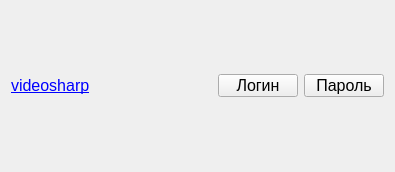
<?xml version="1.0" encoding="UTF-8"?>
<ui version="4.0">
 <class>PasswordManager</class>
 <widget class="QMainWindow" name="PasswordManager">
  <property name="geometry">
   <rect>
    <x>0</x>
    <y>0</y>
    <width>395</width>
    <height>172</height>
   </rect>
  </property>
  <property name="windowTitle">
   <string>Менеджер паролей</string>
  </property>
  <property name="windowIcon">
   <iconset>
    <normaloff>:/key.png</normaloff>:/key.png</iconset>
  </property>
  <widget class="QWidget" name="centralWidget">
   <layout class="QGridLayout" name="gridLayout">
    <item row="0" column="0">
     <widget class="QLabel" name="labelSiteTemplate">
      <property name="font">
       <font>
        <pointsize>12</pointsize>
        <underline>false</underline>
       </font>
      </property>
      <property name="autoFillBackground">
       <bool>false</bool>
      </property>
      <property name="text">
       <string>&lt;a href=&quot;http://www.videosharp.info&quot;&gt;videosharp&lt;/a&gt;</string>
      </property>
      <property name="openExternalLinks">
       <bool>true</bool>
      </property>
     </widget>
    </item>
    <item row="0" column="2">
     <widget class="QPushButton" name="pushButtonPasswordTemplate">
      <property name="minimumSize">
       <size>
        <width>80</width>
        <height>23</height>
       </size>
      </property>
      <property name="maximumSize">
       <size>
        <width>80</width>
        <height>23</height>
       </size>
      </property>
      <property name="font">
       <font>
        <pointsize>12</pointsize>
       </font>
      </property>
      <property name="text">
       <string>Пароль</string>
      </property>
     </widget>
    </item>
    <item row="0" column="1">
     <widget class="QPushButton" name="pushButtonLoginTemplate">
      <property name="minimumSize">
       <size>
        <width>80</width>
        <height>23</height>
       </size>
      </property>
      <property name="maximumSize">
       <size>
        <width>80</width>
        <height>23</height>
       </size>
      </property>
      <property name="font">
       <font>
        <pointsize>12</pointsize>
       </font>
      </property>
      <property name="text">
       <string>Логин</string>
      </property>
     </widget>
    </item>
   </layout>
  </widget>
 </widget>
 <layoutdefault spacing="6" margin="11"/>
 <resources/>
 <connections/>
</ui>
